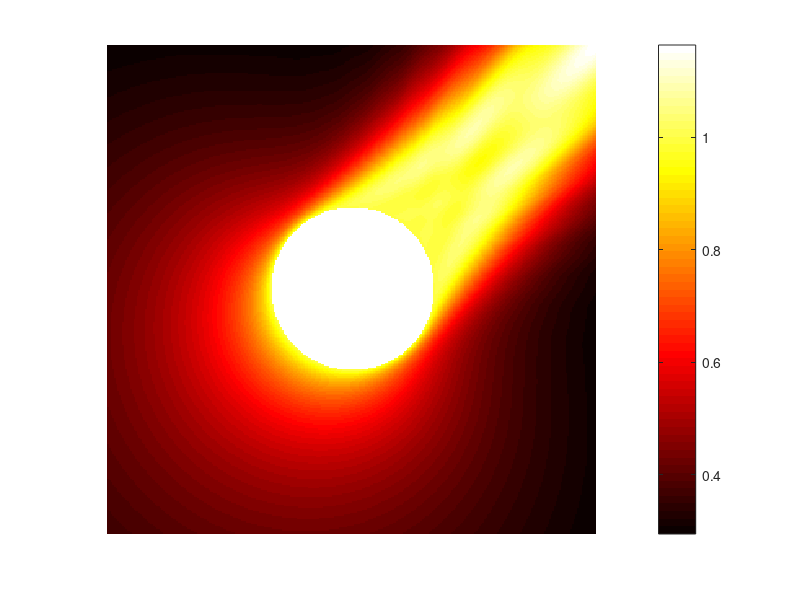
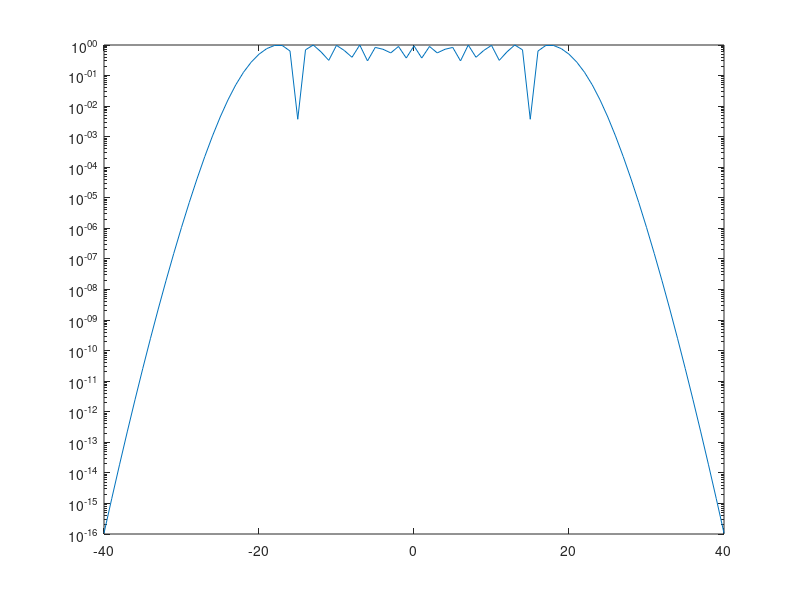

Write the MATLAB code that produced these figures, in order. (Note: this script raises an error after producing the figures.)
% far field di un'onda piana contro una circonferenza 
% calcoli fatti su un foglio di brutta, ho fatto la foto
clear; clc; close all; 

R = 1; % raggio circonferenza
z0 = 0 + 0*1i; % centro circonferenza
k = 20; 
L_max = ceil(k*R)+20;
theta = pi/4; 
d = exp(1i*theta);

obs = @(t) z0 + R*exp(1i*t); 
obs_der = @(t) 1i*R*exp(1i*t); 
obs_der_abs = @(t) abs(1i*R*exp(1i*t)); 


x_lim = [real(z0)-R-2, real(z0)+R+2]; 
y_lim = [imag(z0)-R-2, imag(z0)+R+2];
n_points_plot = 300; 
x_plot = linspace(x_lim(1), x_lim(2), n_points_plot+1);
y_plot = linspace(y_lim(1), y_lim(2), n_points_plot+1);
[X, Y] = meshgrid(x_plot, y_plot);
Z = X + 1i*Y; 
mask = (X.^2 + Y.^2 < R); % disco di raggio R 

u_scat = zeros(size(Z));

fprintf("Computing u_ref \t")
% calcolo il campo scatterato (non strettamente necessario) e il far field
% pattern (vedere foto sul telefono per la formula usata)
u_coeff = zeros(2*L_max+1, 1);
theta = linspace(0, 2*pi, 360)';
farField = zeros(size(theta));

for l = -L_max:L_max
    u_scat = u_scat - (1i)^l * besselj(l, k*R) ./ besselh(l, 1, k*R) .* besselh(l, 1, k*abs(Z)) .* (Z./(d*abs(Z))).^l;
    % nei coefficienti sotto c'è un segno meno, ma tanto poi plotto il
    % valore assoluto, lo metto lo stesso per completezza
    
    u_coeff(l+L_max+1) = -(1i)^l * besselj(l, k*R) ./ besselh(l, 1, k*R) * (1/d)^l; 
    farField = farField + sqrt( 2/(pi*k) ) * exp(-pi*1i/4) * u_coeff(l+L_max+1) * exp(-l*pi*1i/2) * exp(1i*l*(theta));
    % se sostituisco nella riga sopra theta + pi al posto di theta e
    % considero l'angolo di incidenza dell'onda come theta + pi ho lo
    % stesso plot in polarplot che se non mettessi pi in entrambi i posti
end

u_scat(mask) = complex(NaN, NaN);
fprintf("done\n")

%%%%%%%%%%%%%%%%%%%%%%%%%%%%%%%%%%  PLOT  %%%%%%%%%%%%%%%%%%%%%%%%%%%%%%%%%

figure; 
pcolor(X, Y, abs(u_scat)); shading flat; colorbar; axis square; axis off; colormap("hot")

figure;
semilogy(-L_max:L_max, abs(u_coeff), LineWidth=2, DisplayName="valore assoluto")
grid on

% Guardando i plot dei moduli dei coefficienti di u_scat si vede
% che per valori di \ell \in \mathbb{Z} molto più grandi o più piccoli (in
% modulo) del valore k*R si hanno coefficienti molto piccoli (in modulo)

figure; 
minFarField = min(log10(abs(farField)));

polarplot(theta, -min(log10(abs(farField))) + log10(abs(farField)), lineWidth = 2)
